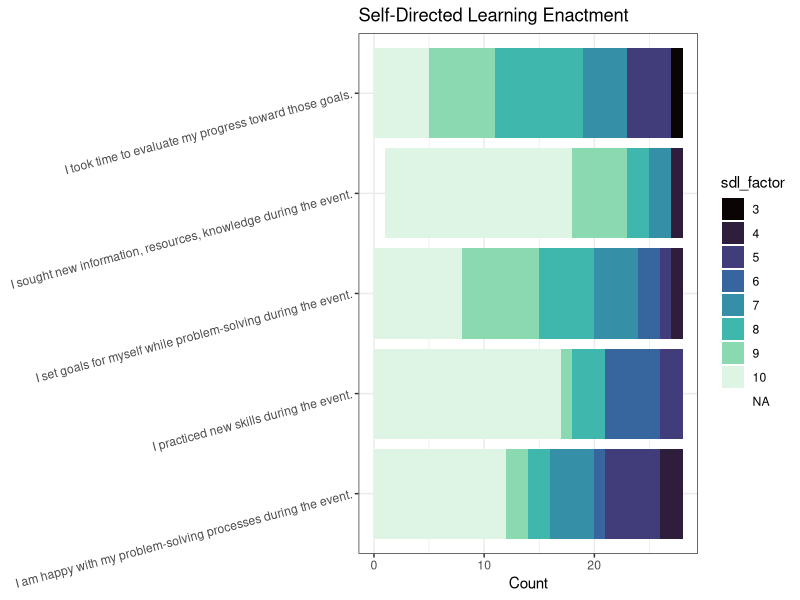
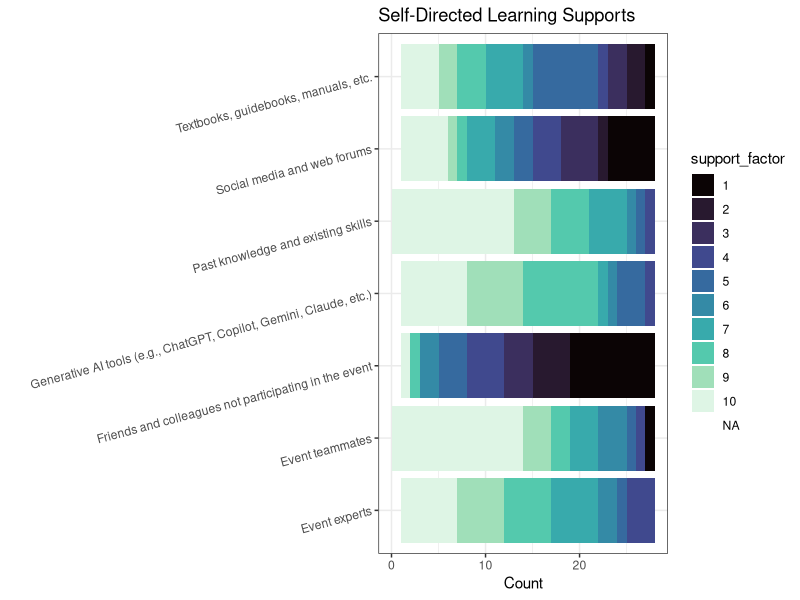
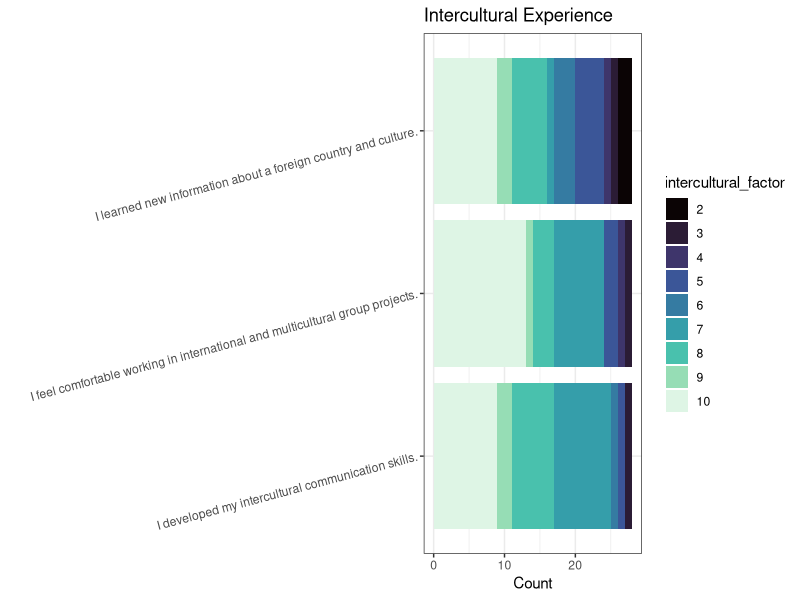

Write the R code that produced these figures, in order.
## ---- chunk 1
knitr::opts_chunk$set(echo = TRUE)
library(tidyverse)
library(viridis)
## ---- chunk 2
df <- 
  read_csv("FSU KNU hackathon - Fall 2024.csv") %>% 
  rename(
    participant_id = "Response ID",
    country = "Country",
    team = "Which team were you on? (Please enter your team name.)",
    hackathon_xp = "Not counting this event, how many times have you previously participated in hackathons or similar events? - 1",
    international_xp = "Have you participated previously in international group projects?",
    fav_programming = "What is your favorite programming language/stack? - Selected Choice",
    event_organization = "How well was this event organized?",
    event_satisfaction = "How satisfied are you with this event?",
    sdl_goals = "Please rate the degree to which you agree with the following statements about your participation in the event: - I set goals for myself while problem-solving during the event.",
    sdl_evaluation = "Please rate the degree to which you agree with the following statements about your participation in the event: - I took time to evaluate my progress toward those goals.",
    sdl_outside_sources = "Please rate the degree to which you agree with the following statements about your participation in the event: - I sought new information, resources, knowledge during the event.",
    sdl_practice = "Please rate the degree to which you agree with the following statements about your participation in the event: - I practiced new skills during the event.",
    sdl_satisfaction = "Please rate the degree to which you agree with the following statements about your participation in the event: - I am happy with my problem-solving processes during the event.",
    intercultural_skills = "Please rate the degree to which you agree with the following statements about your participation in the event: - I developed my intercultural communication skills during this event.",
    intercultural_knowledge = "Please rate the degree to which you agree with the following statements about your participation in the event: - I learned new information about a foreign country and culture through this event.",
    intercultural_comfortability = "Please rate the degree to which you agree with the following statements about your participation in the event: - I feel comfortable working in international and multicultural group projects after this event.",
    support_past_knowledge = "Please rate the importance of the following supports for problem-solving during this event: - Past knowledge and existing skills",
    support_event_teammates = "Please rate the importance of the following supports for problem-solving during this event: - Event teammates",
    support_event_experts = "Please rate the importance of the following supports for problem-solving during this event: - Event experts",
    support_outside_friends = "Please rate the importance of the following supports for problem-solving during this event: - Friends and colleagues not participating in the event",
    support_social_media = "Please rate the importance of the following supports for problem-solving during this event: - Social media and web forums",
    support_books = "Please rate the importance of the following supports for problem-solving during this event: - Textbooks, guidebooks, manuals, etc.",
    support_ai = "Please rate the importance of the following supports for problem-solving during this event: - Generative AI tools (e.g., ChatGPT, Copilot, Gemini, Claude, etc.)",
    helpfulness_event_experts = "How helpful were the event experts?",
    career_forward = "Are you ready to move forward in your career?",
    career_preparedness = "Please rate, with 1 being not at all prepared and 10 being completely prepared, the degree to which you feel ready to move forward in your career because of this event: - 1",
    future_involvement = "Would you be interested in participating in a future international event like this (e.g., hackathon, design sprint)?",
    description_overall = "Briefly describe your overall impressions of this event:",
    description_learning = "Briefly describe two or more new things you learned about your international partners through this binational event."
  ) %>%
  mutate(participant = row_number()) %>%
  select(participant, everything())
## ---- chunk 3
df_longer <-
  df %>%
  pivot_longer(
    cols = starts_with("sdl"),
    names_to = "sdl_category",
    values_to = "sdl_rating"
  ) %>%
  pivot_longer(
    cols = starts_with("support"),
    names_to = "support_category",
    values_to = "support_rating"
  ) %>%
  pivot_longer(
    cols = starts_with("intercultural"),
    names_to = "intercultural_category",
    values_to = "intercultural_rating"
  ) %>%
  mutate(
    sdl_factor = factor(sdl_rating),
    support_factor = factor(support_rating),
    intercultural_factor = factor(intercultural_rating)
  )
## ---- chunk 4
df_sdl_category <-
  df_longer %>%
  distinct(participant, sdl_category, .keep_all = TRUE) %>% 
  mutate(sdl_category = 
           str_replace_all(sdl_category, 
                           c("sdl_goals" = "I set goals for myself while problem-solving during the event.",
                             "sdl_evaluation" = "I took time to evaluate my progress toward those goals.",
                             "sdl_outside_sources" = "I sought new information, resources, knowledge during the event.",
                             "sdl_practice" = "I practiced new skills during the event.",
                             "sdl_satisfaction" = "I am happy with my problem-solving processes during the event."
                           )
           )
  )
## ---- chunk 5
df_sdl_category %>% 
  group_by(sdl_category) %>%
  summarize(sdl_mean = mean(sdl_rating, na.rm = TRUE)) %>%
  arrange(desc(sdl_mean)) %>%
  mutate(sdl_mean = round(sdl_mean, 3)) %>%
  rename("Self-Directed Learning Enactment" = sdl_category,
         "Mean Score (1-10)" = sdl_mean)
## ---- chunk 6
df_sdl_category %>%
  ggplot(aes(x = sdl_category, fill = sdl_factor)) +
  geom_bar() +
  scale_fill_viridis(discrete = TRUE, option = "mako") +
  labs(title = "Self-Directed Learning Enactment",
       x = NULL,
       y = "Count") +
  coord_flip() +
  theme_bw()  +
  theme(axis.text.y = element_text(angle = 15))
## ---- chunk 7
df_sdl_support <-
  df_longer %>%
  distinct(participant, support_category, .keep_all = TRUE) %>% 
  mutate(support_category = 
           str_replace_all(support_category, 
                           c("support_past_knowledge" = "Past knowledge and existing skills",
                             "support_event_teammates" = "Event teammates",
                             "support_event_experts" = "Event experts",
                             "support_outside_friends" = "Friends and colleagues not participating in the event",
                             "support_social_media" = "Social media and web forums",
                             "support_books" = "Textbooks, guidebooks, manuals, etc.",
                             "support_ai" = "Generative AI tools (e.g., ChatGPT, Copilot, Gemini, Claude, etc.)"
                           )
           )
  )
## ---- chunk 8
df_sdl_support %>%
  group_by(support_category) %>%
  summarize(support_mean = mean(support_rating, na.rm = TRUE)) %>%
  arrange(desc(support_mean)) %>%
  mutate(support_mean = round(support_mean, 3)) %>%
  rename("Importance of Self-Directed Learning Supports" = support_category,
         "Mean Score (1-10)" = support_mean)
## ---- chunk 9
df_sdl_support %>%
  ggplot(aes(x = support_category, fill = support_factor)) +
  geom_bar() +
  scale_fill_viridis(discrete = TRUE, option = "mako") +
  labs(title = "Self-Directed Learning Supports",
       x = "",
       y = "Count") +
  coord_flip() +
  theme_bw() +
  theme(axis.text.y = element_text(angle = 15))
## ---- chunk 10
df_intercultural <-
  df_longer %>%
  distinct(participant, intercultural_category, .keep_all = TRUE) %>% 
  mutate(intercultural_category = 
           str_replace_all(intercultural_category, 
                           c("intercultural_skills" = "I developed my intercultural communication skills.",
                             "intercultural_knowledge" = "I learned new information about a foreign country and culture.",
                             "intercultural_comfortability" = "I feel comfortable working in international and multicultural group projects."
                           )
           )
  )
## ---- chunk 11
df_intercultural %>%
  group_by(intercultural_category) %>%
  summarize(intercultural_mean = mean(intercultural_rating, na.rm = TRUE)) %>%
  arrange(desc(intercultural_mean)) %>%
  mutate(intercultural_mean = round(intercultural_mean, 3)) %>%
  rename("Intercultural Experience" = intercultural_category,
         "Mean Score (1-10)" = intercultural_mean)
## ---- chunk 12
df_intercultural %>%
  ggplot(aes(x = intercultural_category, fill = intercultural_factor)) +
  geom_bar() +
  scale_fill_viridis(discrete = TRUE, option = "mako") +
  labs(title = "Intercultural Experience",
       x = "",
       y = "Count") +
  coord_flip() +
  theme_bw()  +
  theme(axis.text.y = element_text(angle = 15))
## ---- chunk 13
df %>%
  mutate(event_satisfaction = 
           factor(event_satisfaction, 
                  levels = c("Absolutely pleased. When will the next one be?", 
                             "Satisfied", 
                             "Dissatisfied"
                  )
           )
  ) %>%
  count(event_satisfaction) %>%
  rename("Satisfaction with Event" = event_satisfaction,
         "Number of Responses" = n)
## ---- chunk 14
df %>%
  mutate(event_organization = factor(event_organization, 
                                     levels = c("Perfectly", "Good", "Not bad", "Badly", "Terribly"))
         ) %>%
  count(event_organization) %>%
  bind_rows(
    tibble(
      event_organization = "Terribly",
      n = 0
    )
  ) %>%
  rename("Organization of Event" = event_organization,
         "Number of Responses" = n)
## ---- chunk 15
df %>%
  mutate(helpfulness_event_experts = 
           factor(helpfulness_event_experts, 
                  levels = c("Super helpful", 
                             "Useful", 
                             "Enough",
                             "Did not help",
                             "I did not follow their recommendations",
                             "I am an expert"
                  )
           )
  ) %>%
  count(helpfulness_event_experts) %>%
  bind_rows(
    tibble(
      helpfulness_event_experts = 
        c("Did not help", 
          "I did not follow their recommendations",
          "I am an expert"
        ), 
      n = c(0, 0, 0)
    )
  ) %>%
  filter(!is.na(helpfulness_event_experts)) %>%
  rename("Helpfulness of Experts" = helpfulness_event_experts,
         "Number of Responses" = n)
## ---- chunk 16
df %>%
  count(future_involvement) %>%
  rename("Ready to Move Forward" = future_involvement,
         "Number of Responses" = n)
## ---- chunk 17
df %>%
  count(career_preparedness) %>%
  bind_rows(
    tibble(
      career_preparedness = c(2, 5),
      n = c(0, 0)
    )
  ) %>%
  arrange(career_preparedness) %>%
  rename("Readiness to Move Forward" = career_preparedness,
         "Number of Responses" = n)
## ---- chunk 18
df %>%
  count(hackathon_xp) %>%
  bind_rows(
    tibble(
      hackathon_xp = c(2, 4, 7, 8 , 9, 10),
      n = c(0, 0, 0, 0, 0, 0)
    )
  ) %>%
  arrange(hackathon_xp) %>%
  rename("Number of Past Hackathons" = hackathon_xp,
         "Number of Responses" = n)
## ---- chunk 19
df %>%
  count(international_xp) %>%
  rename("Past International Group Projects" = international_xp,
         "Number of Responses" = n)
## ---- chunk 20
df %>%
  count(fav_programming) %>%
  bind_rows(
    tibble(
      fav_programming = c("R", "PHP"), 
      n = c(0, 0)
    )
  ) %>%
  arrange(desc(n)) %>%
  rename("Favorite Programming Language" = fav_programming,
         "Number of Responses" = n)
